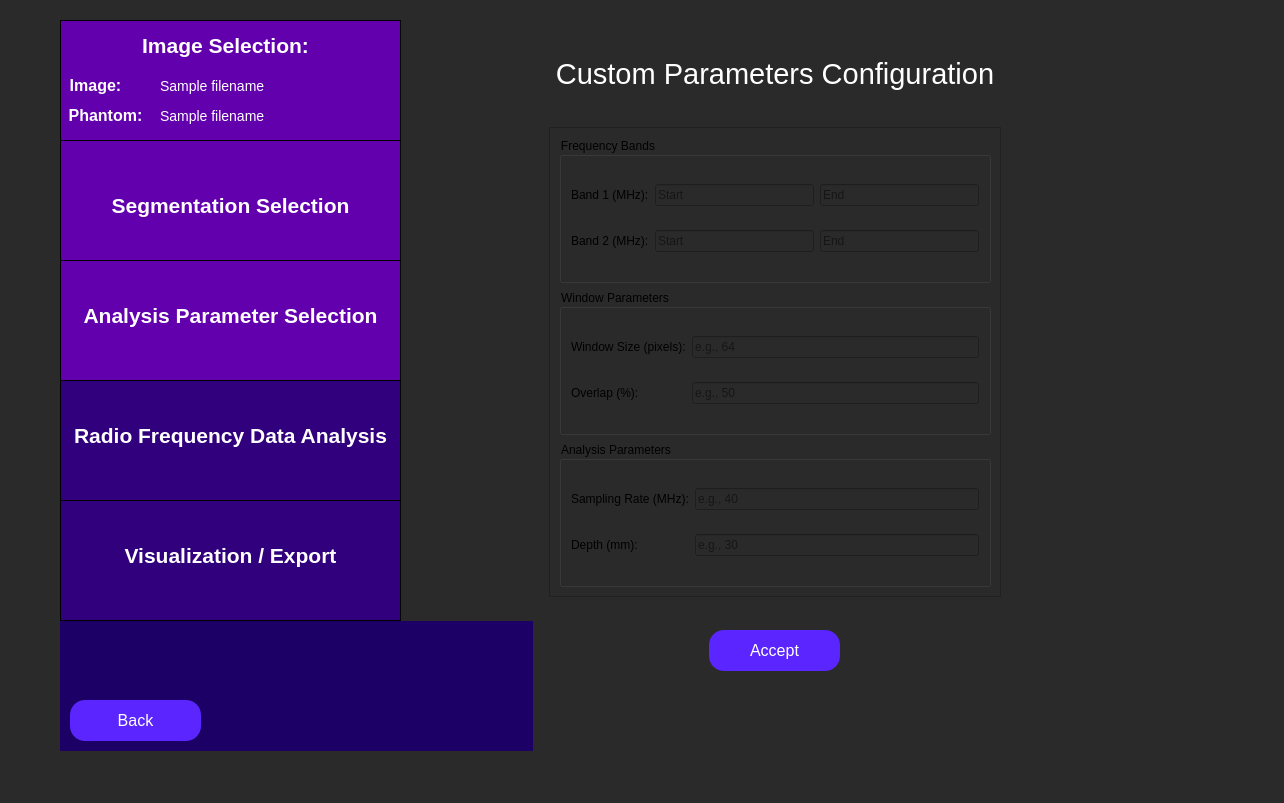
<?xml version="1.0" encoding="UTF-8"?>
<ui version="4.0">
 <class>customParams</class>
 <widget class="QWidget" name="customParams">
  <property name="geometry">
   <rect>
    <x>0</x>
    <y>0</y>
    <width>1284</width>
    <height>803</height>
   </rect>
  </property>
  <property name="minimumSize">
   <size>
    <width>0</width>
    <height>0</height>
   </size>
  </property>
  <property name="windowTitle">
   <string>Custom Parameters Configuration</string>
  </property>
  <property name="styleSheet">
   <string notr="true">QWidget {
	background: rgb(42, 42, 42);
}</string>
  </property>
  <widget class="QWidget" name="horizontalLayoutWidget_4">
   <property name="geometry">
    <rect>
     <x>60</x>
     <y>20</y>
     <width>951</width>
     <height>731</height>
    </rect>
   </property>
   <layout class="QHBoxLayout" name="full_screen_layout" stretch="0,0">
    <item>
     <layout class="QVBoxLayout" name="side_bar_layout" stretch="0,0">
      <property name="spacing">
       <number>0</number>
      </property>
      <property name="sizeConstraint">
       <enum>QLayout::SetMaximumSize</enum>
      </property>
      <item>
       <widget class="QWidget" name="sidebar" native="true">
        <property name="minimumSize">
         <size>
          <width>341</width>
          <height>601</height>
         </size>
        </property>
        <property name="maximumSize">
         <size>
          <width>241</width>
          <height>601</height>
         </size>
        </property>
        <property name="toolTip">
         <string>&lt;html&gt;&lt;head/&gt;&lt;body&gt;&lt;p&gt;&lt;br/&gt;&lt;/p&gt;&lt;/body&gt;&lt;/html&gt;</string>
        </property>
        <property name="styleSheet">
         <string notr="true">QWidget {
	background-color: rgb(28, 0, 101);
}</string>
        </property>
        <widget class="QFrame" name="imageSelectionSidebar">
         <property name="geometry">
          <rect>
           <x>0</x>
           <y>0</y>
           <width>341</width>
           <height>121</height>
          </rect>
         </property>
         <property name="minimumSize">
          <size>
           <width>341</width>
           <height>121</height>
          </size>
         </property>
         <property name="maximumSize">
          <size>
           <width>341</width>
           <height>121</height>
          </size>
         </property>
         <property name="styleSheet">
          <string notr="true">QFrame {
	background-color: rgb(99, 0, 174);
	border: 1px solid black;
}</string>
         </property>
         <property name="frameShape">
          <enum>QFrame::StyledPanel</enum>
         </property>
         <property name="frameShadow">
          <enum>QFrame::Raised</enum>
         </property>
         <widget class="QLabel" name="imageSelectionLabelSidebar">
          <property name="geometry">
           <rect>
            <x>70</x>
            <y>0</y>
            <width>191</width>
            <height>51</height>
           </rect>
          </property>
          <property name="styleSheet">
           <string notr="true">QLabel {
	font-size: 21px;
	color: rgb(255, 255, 255);
	background-color: rgba(255, 255, 255, 0);
	border: 0px;
	font-weight: bold;
}</string>
          </property>
          <property name="text">
           <string>Image Selection:</string>
          </property>
          <property name="alignment">
           <set>Qt::AlignCenter</set>
          </property>
         </widget>
         <widget class="QLabel" name="imageLabel">
          <property name="geometry">
           <rect>
            <x>-60</x>
            <y>40</y>
            <width>191</width>
            <height>51</height>
           </rect>
          </property>
          <property name="styleSheet">
           <string notr="true">QLabel {
	font-size: 16px;
	color: rgb(255, 255, 255);
	background-color: rgba(255, 255, 255, 0);
	border: 0px;
	font-weight: bold;
}</string>
          </property>
          <property name="text">
           <string>Image:</string>
          </property>
          <property name="alignment">
           <set>Qt::AlignCenter</set>
          </property>
         </widget>
         <widget class="QLabel" name="phantomLabel">
          <property name="geometry">
           <rect>
            <x>-50</x>
            <y>70</y>
            <width>191</width>
            <height>51</height>
           </rect>
          </property>
          <property name="styleSheet">
           <string notr="true">QLabel {
	font-size: 16px;
	color: rgb(255, 255, 255);
	background-color: rgba(255, 255, 255, 0);
	border: 0px;
	font-weight: bold
}</string>
          </property>
          <property name="text">
           <string>Phantom:</string>
          </property>
          <property name="alignment">
           <set>Qt::AlignCenter</set>
          </property>
         </widget>
         <widget class="QLabel" name="image_path_input">
          <property name="geometry">
           <rect>
            <x>100</x>
            <y>40</y>
            <width>241</width>
            <height>51</height>
           </rect>
          </property>
          <property name="styleSheet">
           <string notr="true">QLabel {
	font-size: 14px;
	color: rgb(255, 255, 255);
	background-color: rgba(255, 255, 255, 0);
	border: 0px;
}</string>
          </property>
          <property name="text">
           <string>Sample filename </string>
          </property>
          <property name="alignment">
           <set>Qt::AlignLeading|Qt::AlignLeft|Qt::AlignVCenter</set>
          </property>
         </widget>
         <widget class="QLabel" name="phantom_path_input">
          <property name="geometry">
           <rect>
            <x>100</x>
            <y>70</y>
            <width>241</width>
            <height>51</height>
           </rect>
          </property>
          <property name="styleSheet">
           <string notr="true">QLabel {
	font-size: 14px;
	color: rgb(255, 255, 255);
	background-color: rgba(255, 255, 255, 0);
	border: 0px;
}</string>
          </property>
          <property name="text">
           <string>Sample filename </string>
          </property>
          <property name="alignment">
           <set>Qt::AlignLeading|Qt::AlignLeft|Qt::AlignVCenter</set>
          </property>
         </widget>
        </widget>
        <widget class="QFrame" name="segmentationSidebar">
         <property name="geometry">
          <rect>
           <x>0</x>
           <y>120</y>
           <width>341</width>
           <height>121</height>
          </rect>
         </property>
         <property name="maximumSize">
          <size>
           <width>341</width>
           <height>121</height>
          </size>
         </property>
         <property name="styleSheet">
          <string notr="true">QFrame {
	background-color: rgb(99, 0, 174);
	border: 1px solid black;
}</string>
         </property>
         <property name="frameShape">
          <enum>QFrame::StyledPanel</enum>
         </property>
         <property name="frameShadow">
          <enum>QFrame::Raised</enum>
         </property>
         <widget class="QLabel" name="segmentationSidebarLabel">
          <property name="geometry">
           <rect>
            <x>0</x>
            <y>40</y>
            <width>341</width>
            <height>51</height>
           </rect>
          </property>
          <property name="styleSheet">
           <string notr="true">QLabel {
	font-size: 21px;
	color: rgb(255, 255, 255);
	background-color: rgba(255, 255, 255, 0);
	border: 0px;
	font-weight: bold;
}</string>
          </property>
          <property name="text">
           <string>Segmentation Selection</string>
          </property>
          <property name="alignment">
           <set>Qt::AlignCenter</set>
          </property>
         </widget>
        </widget>
        <widget class="QFrame" name="analysisParamsSidebar">
         <property name="geometry">
          <rect>
           <x>0</x>
           <y>240</y>
           <width>341</width>
           <height>121</height>
          </rect>
         </property>
         <property name="maximumSize">
          <size>
           <width>341</width>
           <height>121</height>
          </size>
         </property>
         <property name="styleSheet">
          <string notr="true">QFrame {
	background-color: rgb(99, 0, 174);
	border: 1px solid black;
}</string>
         </property>
         <property name="frameShape">
          <enum>QFrame::StyledPanel</enum>
         </property>
         <property name="frameShadow">
          <enum>QFrame::Raised</enum>
         </property>
         <widget class="QLabel" name="analysisParamsLabel">
          <property name="geometry">
           <rect>
            <x>0</x>
            <y>30</y>
            <width>341</width>
            <height>51</height>
           </rect>
          </property>
          <property name="styleSheet">
           <string notr="true">QLabel {
	font-size: 21px;
	color: rgb(255, 255, 255);
	background-color: rgba(255, 255, 255, 0);
	border: 0px;
	font-weight:bold;
}</string>
          </property>
          <property name="text">
           <string>Analysis Parameter Selection</string>
          </property>
          <property name="alignment">
           <set>Qt::AlignCenter</set>
          </property>
         </widget>
        </widget>
        <widget class="QFrame" name="rfAnalysisSidebar">
         <property name="geometry">
          <rect>
           <x>0</x>
           <y>360</y>
           <width>341</width>
           <height>121</height>
          </rect>
         </property>
         <property name="minimumSize">
          <size>
           <width>341</width>
           <height>121</height>
          </size>
         </property>
         <property name="maximumSize">
          <size>
           <width>341</width>
           <height>121</height>
          </size>
         </property>
         <property name="styleSheet">
          <string notr="true">QFrame {
	background-color:  rgb(49, 0, 124);
	border: 1px solid black;
}</string>
         </property>
         <property name="frameShape">
          <enum>QFrame::StyledPanel</enum>
         </property>
         <property name="frameShadow">
          <enum>QFrame::Raised</enum>
         </property>
         <widget class="QLabel" name="rfAnalysisLabel">
          <property name="geometry">
           <rect>
            <x>0</x>
            <y>30</y>
            <width>341</width>
            <height>51</height>
           </rect>
          </property>
          <property name="styleSheet">
           <string notr="true">QLabel {
	font-size: 21px;
	color: rgb(255, 255, 255);
	background-color: rgba(255, 255, 255, 0);
	border: 0px;
	font-weight: bold;
}</string>
          </property>
          <property name="text">
           <string>Radio Frequency Data Analysis</string>
          </property>
          <property name="alignment">
           <set>Qt::AlignCenter</set>
          </property>
         </widget>
        </widget>
        <widget class="QFrame" name="exportResultsSidebar">
         <property name="geometry">
          <rect>
           <x>0</x>
           <y>480</y>
           <width>341</width>
           <height>121</height>
          </rect>
         </property>
         <property name="minimumSize">
          <size>
           <width>341</width>
           <height>121</height>
          </size>
         </property>
         <property name="maximumSize">
          <size>
           <width>341</width>
           <height>121</height>
          </size>
         </property>
         <property name="styleSheet">
          <string notr="true">QFrame {
	background-color:  rgb(49, 0, 124);
	border: 1px solid black;
}</string>
         </property>
         <property name="frameShape">
          <enum>QFrame::StyledPanel</enum>
         </property>
         <property name="frameShadow">
          <enum>QFrame::Raised</enum>
         </property>
         <widget class="QLabel" name="exportResultsLabel">
          <property name="geometry">
           <rect>
            <x>20</x>
            <y>30</y>
            <width>301</width>
            <height>51</height>
           </rect>
          </property>
          <property name="styleSheet">
           <string notr="true">QLabel {
	font-size: 21px;
	color: rgb(255, 255, 255);
	background-color: rgba(255, 255, 255, 0);
	border: 0px;
	font-weight: bold;
}</string>
          </property>
          <property name="text">
           <string>Visualization / Export</string>
          </property>
          <property name="alignment">
           <set>Qt::AlignCenter</set>
          </property>
         </widget>
        </widget>
       </widget>
      </item>
      <item>
       <widget class="QFrame" name="gridFrame">
        <property name="maximumSize">
         <size>
          <width>341</width>
          <height>16777215</height>
         </size>
        </property>
        <property name="styleSheet">
         <string notr="true">QFrame {
	background-color: rgb(28, 0, 101);
}</string>
        </property>
        <layout class="QGridLayout" name="backButtonGrid" rowstretch="0,0">
         <property name="sizeConstraint">
          <enum>QLayout::SetMinAndMaxSize</enum>
         </property>
         <property name="leftMargin">
          <number>10</number>
         </property>
         <property name="topMargin">
          <number>10</number>
         </property>
         <property name="rightMargin">
          <number>10</number>
         </property>
         <property name="bottomMargin">
          <number>10</number>
         </property>
         <item row="0" column="0">
          <spacer name="verticalSpacer">
           <property name="orientation">
            <enum>Qt::Vertical</enum>
           </property>
           <property name="sizeHint" stdset="0">
            <size>
             <width>20</width>
             <height>40</height>
            </size>
           </property>
          </spacer>
         </item>
         <item row="1" column="1">
          <spacer name="horizontalSpacer">
           <property name="orientation">
            <enum>Qt::Horizontal</enum>
           </property>
           <property name="sizeHint" stdset="0">
            <size>
             <width>40</width>
             <height>20</height>
            </size>
           </property>
          </spacer>
         </item>
         <item row="1" column="0">
          <widget class="QPushButton" name="back_button">
           <property name="minimumSize">
            <size>
             <width>131</width>
             <height>41</height>
            </size>
           </property>
           <property name="maximumSize">
            <size>
             <width>131</width>
             <height>41</height>
            </size>
           </property>
           <property name="styleSheet">
            <string notr="true">QPushButton {
	color: white;
	font-size: 16px;
	background: rgb(90, 37, 255);
	border-radius: 15px;
}</string>
           </property>
           <property name="text">
            <string>Back</string>
           </property>
          </widget>
         </item>
        </layout>
       </widget>
      </item>
     </layout>
    </item>
    <item>
     <layout class="QVBoxLayout" name="custom_params_layout" stretch="1,10,1,1">
      <property name="spacing">
       <number>30</number>
      </property>
      <property name="leftMargin">
       <number>10</number>
      </property>
      <property name="topMargin">
       <number>30</number>
      </property>
      <property name="rightMargin">
       <number>10</number>
      </property>
      <property name="bottomMargin">
       <number>30</number>
      </property>
      <item>
       <widget class="QLabel" name="custom_params_label">
        <property name="styleSheet">
         <string notr="true">QLabel {
	font-size: 29px;
	color: rgb(255, 255, 255);
	background-color: rgba(255, 255, 255, 0);
}</string>
        </property>
        <property name="text">
         <string>Custom Parameters Configuration</string>
        </property>
        <property name="textFormat">
         <enum>Qt::AutoText</enum>
        </property>
        <property name="scaledContents">
         <bool>false</bool>
        </property>
        <property name="alignment">
         <set>Qt::AlignCenter</set>
        </property>
        <property name="wordWrap">
         <bool>true</bool>
        </property>
       </widget>
      </item>
      <item>
       <widget class="QScrollArea" name="scrollArea">
        <property name="widgetResizable">
         <bool>true</bool>
        </property>
        <widget class="QWidget" name="scrollAreaWidgetContents">
         <property name="geometry">
          <rect>
           <x>0</x>
           <y>0</y>
           <width>449</width>
           <height>443</height>
          </rect>
         </property>
         <layout class="QVBoxLayout" name="scrollAreaLayout">
          <item>
           <widget class="QGroupBox" name="frequencyGroup">
            <property name="title">
             <string>Frequency Bands</string>
            </property>
            <layout class="QGridLayout" name="frequencyLayout">
             <item row="0" column="0">
              <widget class="QLabel" name="freq1Label">
               <property name="text">
                <string>Band 1 (MHz):</string>
               </property>
              </widget>
             </item>
             <item row="0" column="1">
              <widget class="QLineEdit" name="freq1Start">
               <property name="placeholderText">
                <string>Start</string>
               </property>
              </widget>
             </item>
             <item row="0" column="2">
              <widget class="QLineEdit" name="freq1End">
               <property name="placeholderText">
                <string>End</string>
               </property>
              </widget>
             </item>
             <item row="1" column="0">
              <widget class="QLabel" name="freq2Label">
               <property name="text">
                <string>Band 2 (MHz):</string>
               </property>
              </widget>
             </item>
             <item row="1" column="1">
              <widget class="QLineEdit" name="freq2Start">
               <property name="placeholderText">
                <string>Start</string>
               </property>
              </widget>
             </item>
             <item row="1" column="2">
              <widget class="QLineEdit" name="freq2End">
               <property name="placeholderText">
                <string>End</string>
               </property>
              </widget>
             </item>
            </layout>
           </widget>
          </item>
          <item>
           <widget class="QGroupBox" name="windowGroup">
            <property name="title">
             <string>Window Parameters</string>
            </property>
            <layout class="QGridLayout" name="windowLayout">
             <item row="0" column="0">
              <widget class="QLabel" name="windowSizeLabel">
               <property name="text">
                <string>Window Size (pixels):</string>
               </property>
              </widget>
             </item>
             <item row="0" column="1">
              <widget class="QLineEdit" name="windowSize">
               <property name="placeholderText">
                <string>e.g., 64</string>
               </property>
              </widget>
             </item>
             <item row="1" column="0">
              <widget class="QLabel" name="overlapLabel">
               <property name="text">
                <string>Overlap (%):</string>
               </property>
              </widget>
             </item>
             <item row="1" column="1">
              <widget class="QLineEdit" name="overlap">
               <property name="placeholderText">
                <string>e.g., 50</string>
               </property>
              </widget>
             </item>
            </layout>
           </widget>
          </item>
          <item>
           <widget class="QGroupBox" name="analysisGroup">
            <property name="title">
             <string>Analysis Parameters</string>
            </property>
            <layout class="QGridLayout" name="analysisLayout">
             <item row="0" column="0">
              <widget class="QLabel" name="samplingLabel">
               <property name="text">
                <string>Sampling Rate (MHz):</string>
               </property>
              </widget>
             </item>
             <item row="0" column="1">
              <widget class="QLineEdit" name="samplingRate">
               <property name="placeholderText">
                <string>e.g., 40</string>
               </property>
              </widget>
             </item>
             <item row="1" column="0">
              <widget class="QLabel" name="depthLabel">
               <property name="text">
                <string>Depth (mm):</string>
               </property>
              </widget>
             </item>
             <item row="1" column="1">
              <widget class="QLineEdit" name="depth">
               <property name="placeholderText">
                <string>e.g., 30</string>
               </property>
              </widget>
             </item>
            </layout>
           </widget>
          </item>
         </layout>
        </widget>
       </widget>
      </item>
      <item alignment="Qt::AlignHCenter|Qt::AlignVCenter">
       <widget class="QPushButton" name="accept_params_button">
        <property name="minimumSize">
         <size>
          <width>131</width>
          <height>41</height>
         </size>
        </property>
        <property name="maximumSize">
         <size>
          <width>131</width>
          <height>41</height>
         </size>
        </property>
        <property name="styleSheet">
         <string notr="true">QPushButton {
	color: white;
	font-size: 16px;
	background: rgb(90, 37, 255);
	border-radius: 15px;
}</string>
        </property>
        <property name="text">
         <string>Accept</string>
        </property>
       </widget>
      </item>
      <item>
       <spacer name="verticalSpacer_10">
        <property name="orientation">
         <enum>Qt::Vertical</enum>
        </property>
        <property name="sizeHint" stdset="0">
         <size>
          <width>20</width>
          <height>40</height>
         </size>
        </property>
       </spacer>
      </item>
     </layout>
    </item>
   </layout>
  </widget>
 </widget>
 <resources/>
 <connections/>
</ui>
